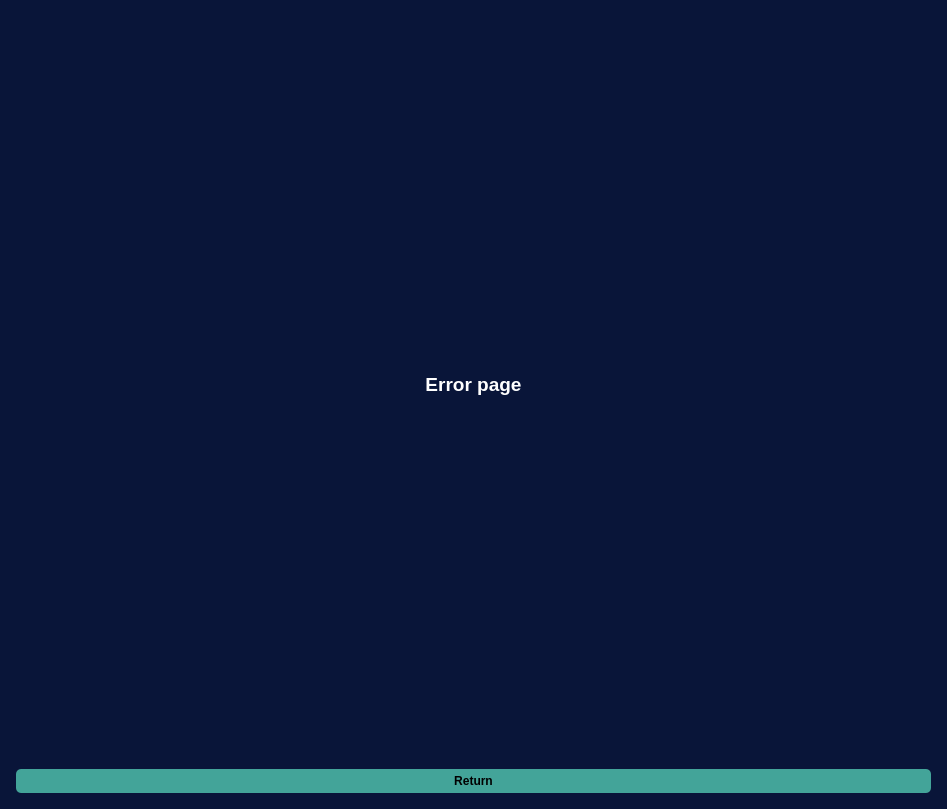
<?xml version="1.0" encoding="UTF-8"?>
<ui version="4.0">
 <class>ErrorWidget</class>
 <widget class="QWidget" name="ErrorWidget">
  <property name="geometry">
   <rect>
    <x>0</x>
    <y>0</y>
    <width>947</width>
    <height>809</height>
   </rect>
  </property>
  <property name="windowTitle">
   <string>Form</string>
  </property>
  <property name="styleSheet">
   <string notr="true">QWidget {
    color: #ffffff;
}
.QWidget {
	margin: 5px;
}
QWidget#ErrorWidget{
background: qlineargradient(
        spread:pad,
        x1:0, y1:0,
        x2:1, y2:0,
        stop:0   #0C0C31,     
        stop:0.5 #06032E,     
        stop:1   #0C0C31     
    );	
}
QMainWindow {
background-color: #0C0C31;
}
.QWidget {
	background-color: #091539;
}
QPushButton {
	background-color: #43A499;
}
QLineEdit,  QGroupBox {
    background-color: #041c3d;
    color: #ffffff;
    border: 1px solid #2a628f;
    padding: 8px 4px;
    border-radius: 4px;
}
QPushButton {
    background: qlineargradient(
        spread:pad,
        x1:0, y1:0,
        x2:1, y2:0,
        stop:0 #51FCBB,
        stop:1 #4EE5D9
    );
    color: #000000;
    font-weight: bold;
    border: none;
    border-radius: 5px;
    padding: 5px 15px;
	margin: 5px;
}

QPushButton:hover {
    background-color: #CBFEEF
}

QSlider::handle{
 background-color: #45CACB;
}

QSlider::handle:hover{
 background-color: #51FDBA;
}


QComboBox QAbstractItemView {
   background-color: #041c3d;
   color: #ffffff;
   border: 1px solid #2a628f;
   padding: 8px;
   border-radius: 4px;
   selection-background-color: #555;
   selection-color: #fff;
	outline: 0;
}

QComboBox QAbstractItemView::item:hover {
    background-color: #15415A;
	outline: 0;
}
QComboBox QAbstractItemView::item:selected {
    background-color: #15415A;
	outline: 0;
	
}

QRadioButton::hover {
color: #51FDBA;
}

QLabel#title1 {
	padding: 8px 16px
}
QLabel#title4 {
	margin: 8px 16px
}
QLabel#title3 {
	margin: 8px 16px
}


QSpinBox, QDateEdit, QTimeEdit, QComboBox{
    background-color: #041c3d;
    color: #ffffff;
    padding: 5px 15px;
}
QSpinBox:hover,
QDateEdit:hover,
QTimeEdit:hover,
QComboBox:hover {
    color: #51FDBA;
}
</string>
  </property>
  <layout class="QVBoxLayout" name="verticalLayout" stretch="1,0">
   <item>
    <widget class="QLabel" name="label">
     <property name="sizePolicy">
      <sizepolicy hsizetype="Preferred" vsizetype="Expanding">
       <horstretch>0</horstretch>
       <verstretch>0</verstretch>
      </sizepolicy>
     </property>
     <property name="font">
      <font>
       <pointsize>14</pointsize>
       <bold>true</bold>
       <strikeout>false</strikeout>
       <stylestrategy>PreferDefault</stylestrategy>
       <kerning>true</kerning>
      </font>
     </property>
     <property name="styleSheet">
      <string notr="true"/>
     </property>
     <property name="text">
      <string>Error page</string>
     </property>
     <property name="alignment">
      <set>Qt::AlignmentFlag::AlignCenter</set>
     </property>
    </widget>
   </item>
   <item>
    <widget class="QPushButton" name="pushButton">
     <property name="sizePolicy">
      <sizepolicy hsizetype="Minimum" vsizetype="Expanding">
       <horstretch>0</horstretch>
       <verstretch>0</verstretch>
      </sizepolicy>
     </property>
     <property name="maximumSize">
      <size>
       <width>16777215</width>
       <height>100</height>
      </size>
     </property>
     <property name="text">
      <string>Return</string>
     </property>
    </widget>
   </item>
  </layout>
 </widget>
 <resources/>
 <connections/>
</ui>
